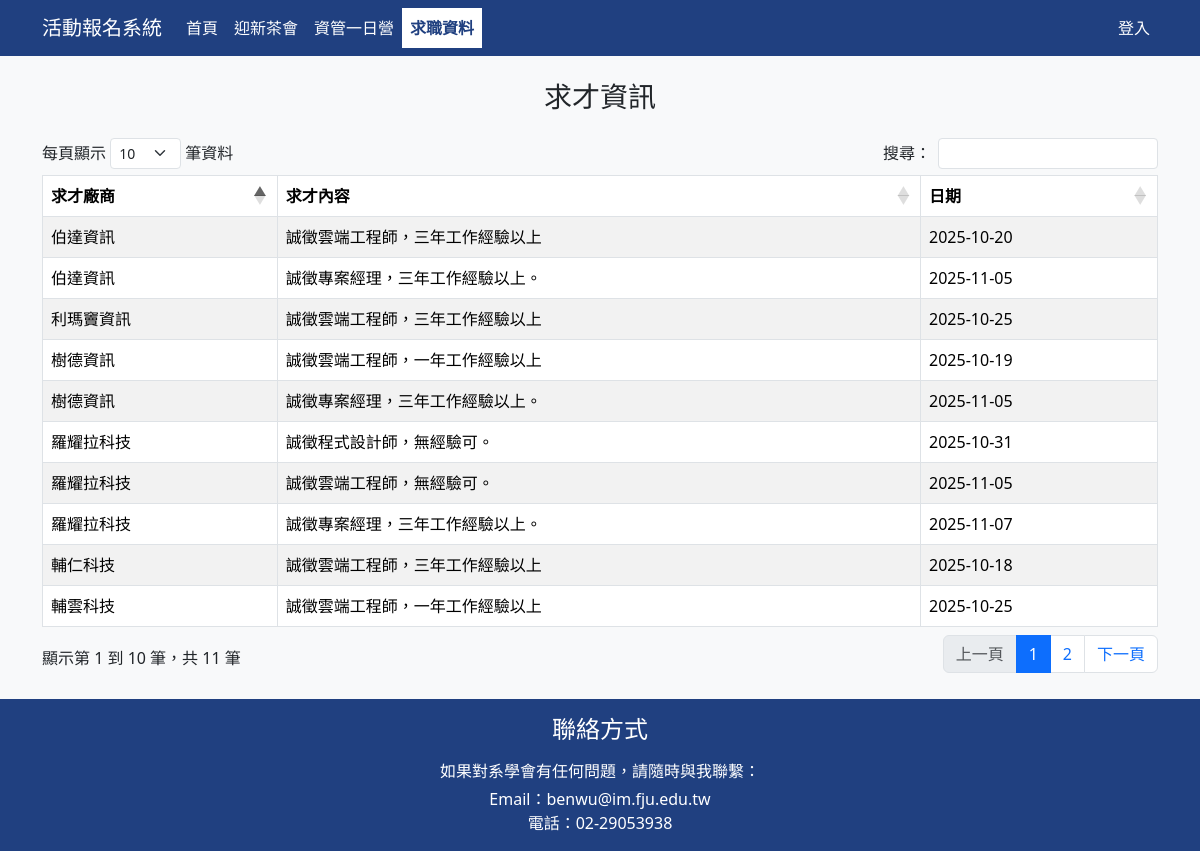
Screenshot of /week5/lastweek/job.php with the database file from the repository.
### tables this page shows
CREATE TABLE `job` (
  `postid` int(11) NOT NULL,
  `company` varchar(45) NOT NULL,
  `content` text NOT NULL,
  `pdate` date NOT NULL
);

### week5/lastweek/job.php (the view, shortened to what this page needs)
<?php
require_once "header.php";
require_once "db.php";
?>
<div class="container my-4">
  <h3 class="mb-4 text-center">求才資訊</h3>
  <table id="jobTable" class="table table-bordered table-striped">
    <thead>
      <tr>
        <th>求才廠商</th>
        <th>求才內容</th>
        <th>日期</th>
      </tr>
    </thead>
    <tbody>
      <?php
      $sql = "SELECT * FROM job";
      $result = mysqli_query($conn, $sql);
      while ($row = mysqli_fetch_assoc($result)) {
        echo "<tr>";
        echo "<td>{$row['company']}</td>";
        echo "<td>{$row['content']}</td>";
        echo "<td>{$row['pdate']}</td>";
        echo "</tr>";
      }
      ?>
    </tbody>
  </table>
</div>
<link rel="stylesheet"
      href="https://cdn.datatables.net/1.13.6/css/dataTables.bootstrap5.min.css">
<?php require_once "footer.php"; ?>

### rows the page displays
job: company "輔仁科技", content "誠徵雲端工程師，三年工作經驗以上", pdate "2025-10-18"
job: company "樹德資訊", content "誠徵雲端工程師，一年工作經驗以上", pdate "2025-10-19"
job: company "伯達資訊", content "誠徵雲端工程師，三年工作經驗以上", pdate "2025-10-20"
job: company "利瑪竇資訊", content "誠徵雲端工程師，三年工作經驗以上", pdate "2025-10-25"
job: company "輔雲科技", content "誠徵雲端工程師，一年工作經驗以上", pdate "2025-10-25"
job: company "羅耀拉科技", content "誠徵程式設計師，無經驗可。", pdate "2025-10-31"
job: company "羅耀拉科技", content "誠徵雲端工程師，無經驗可。", pdate "2025-11-05"
job: company "樹德資訊", content "誠徵專案經理，三年工作經驗以上。", pdate "2025-11-05"
job: company "伯達資訊", content "誠徵專案經理，三年工作經驗以上。", pdate "2025-11-05"
job: company "羅耀拉科技", content "誠徵專案經理，三年工作經驗以上。", pdate "2025-11-07"
